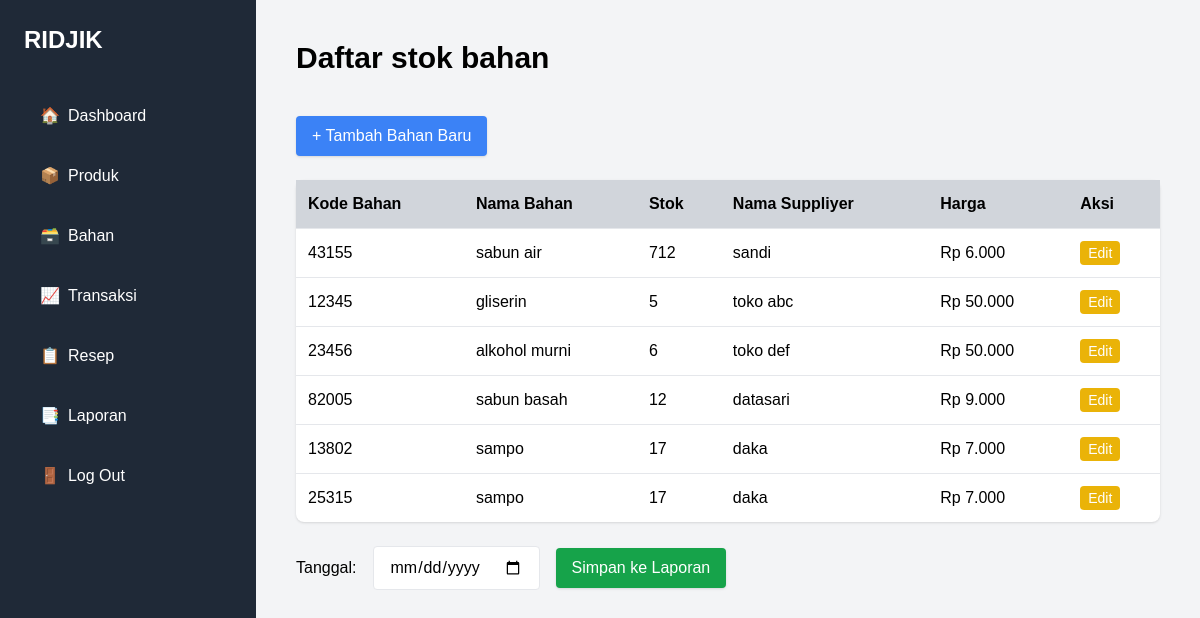
Page /bahan.php on the committed database.
### tables this page shows
CREATE TABLE `bahan` (
  `id_bahan` int(11) NOT NULL,
  `kode_bahan` int(5) NOT NULL,
  `nama_bahan` varchar(50) NOT NULL,
  `nama_suppliyer` varchar(50) NOT NULL,
  `stok_bahan` int(11) NOT NULL,
  `harga` bigint(20) NOT NULL
);

### bahan.php (the view, shortened to what this page needs)
<?php
include 'koneksi.php';
$query = "SELECT * FROM bahan";
$result = mysqli_query($conn, $query);
?>
<!DOCTYPE html>
<html lang="id">
<head>
    <script src="https://cdn.tailwindcss.com"></script>
    <link href="style.css" rel="stylesheet" />
</head>
<body class="bg-gray-100 h-screen">
<div class="flex h-full overflow-auto">
    <aside class="w-64 min-h-screen bg-gray-800 text-white p-6">
        <h1 class="text-2xl font-bold mb-10">RIDJIK</h1>
        <nav class="flex flex-col space-y-5">
            <a href="dashboard.php" class="nav-link">
                <span>🏠</span>
                <span>Dashboard</span>
            </a>
            <a href="produk.php" class="nav-link">
                <span>📦</span>
                <span>Produk</span>
            </a>
            <a href="bahan.php" class="nav-link">
                <span>🗃️</span>
                <span>Bahan</span>
            </a>
            <a href="transaksi.php" class="nav-link">
                <span>📈</span>
                <span>Transaksi</span>
            </a>
            <a href="resep.php" class="nav-link">
                <span>📋</span>
                <span>Resep</span>
            </a>
            <a href="#" class="nav-link">
                <span>📑</span>
                <span>Laporan</span>
            </a>
            <a href="login.php" class="nav-link">
                <span>🚪</span>
                <span>Log Out</span>
            </a>
        </nav>
    </aside>
    <main class="flex-1 p-10 space-y-6 overflow-y-auto">
        <div class="flex justify-between items-center mb-4">
            <h2 class="text-3xl font-bold">Daftar stok bahan</h2>
        </div>
        <button onclick="toggleForm()" id="btnToggle" class="bg-blue-500 hover:bg-blue-600 text-white px-4 py-2 rounded shadow">
                + Tambah Bahan Baru
        </button>
        <form method="post">
            <table class="w-full bg-white rounded-lg shadow">
                <thead class="bg-gray-300">
                    <tr>
                        <th class="p-3 text-left">Kode Bahan</th>
                        <th class="p-3 text-left">Nama Bahan</th>
                        <th class="p-3 text-left">Stok</th>
                        <th class="p-3 text-left">Nama Suppliyer</th>
                        <th class="p-3 text-left">Harga</th>
                        <th class="p-3 text-left">Aksi</th>
                    </tr>
                </thead>
                <tbody>
                    <?php
                    mysqli_data_seek($result, 0);
                    while ($item = mysqli_fetch_assoc($result)) : ?>
                    <tr class="border-t">
                        <td class="p-3"><?= htmlspecialchars($item['kode_bahan']) ?></td>
                        <td class="p-3"><?= htmlspecialchars($item['nama_bahan']) ?></td>
                        <td class="p-3">
                            <?= (int)$item['stok_bahan'] ?>
                        </td>
                        <td class="p-3"><?= htmlspecialchars($item['nama_suppliyer']) ?></td>
                        <td class="p-3">Rp <?= number_format((int)$item['harga'], 0, ',', '.') ?></td>
                        <td class="p-3">
                            <a href="edit_bahan.php?id=<?= (int)$item['id_bahan'] ?>" class="bg-yellow-500 text-white px-2 py-1 rounded text-sm hover:bg-yellow-600">Edit</a>
                        </td>
                    </tr>
                    <?php endwhile; ?>
                </tbody>
            </table>
            <div class="mt-6 flex items-center gap-4">
                <label for="tanggal" class="font-medium">Tanggal:</label>
                <input type="date" name="tanggal" id="tanggal" class="border px-4 py-2 rounded" required>
                <button type="submit" class="bg-green-600 text-white px-4 py-2 rounded shadow hover:bg-green-700">Simpan ke Laporan</button>
            </div>
        </form>
    </main>
</div>
</body>
</html>

### style.css (style rules this page uses)
* { margin: 0; padding: 0; box-sizing: border-box; }
html, body { height: 100%; font-family: Arial, sans-serif; }
.nav-link { display: flex; align-items: center; gap: 0.5rem; color: white; padding: 0.5rem 1rem; border-radius: 0.5rem; transition: all 0.3s ease; text-decoration: none; }

### rows in the picture
bahan: kode_bahan "43155", nama_bahan "sabun air", stok_bahan "712", nama_suppliyer "sandi", harga "6.000"
bahan: kode_bahan "12345", nama_bahan "gliserin", stok_bahan "5", nama_suppliyer "toko abc", harga "50.000"
bahan: kode_bahan "23456", nama_bahan "alkohol murni", stok_bahan "6", nama_suppliyer "toko def", harga "50.000"
bahan: kode_bahan "82005", nama_bahan "sabun basah", stok_bahan "12", nama_suppliyer "datasari", harga "9.000"
bahan: kode_bahan "13802", nama_bahan "sampo", stok_bahan "17", nama_suppliyer "daka", harga "7.000"
bahan: kode_bahan "25315", nama_bahan "sampo", stok_bahan "17", nama_suppliyer "daka", harga "7.000"
